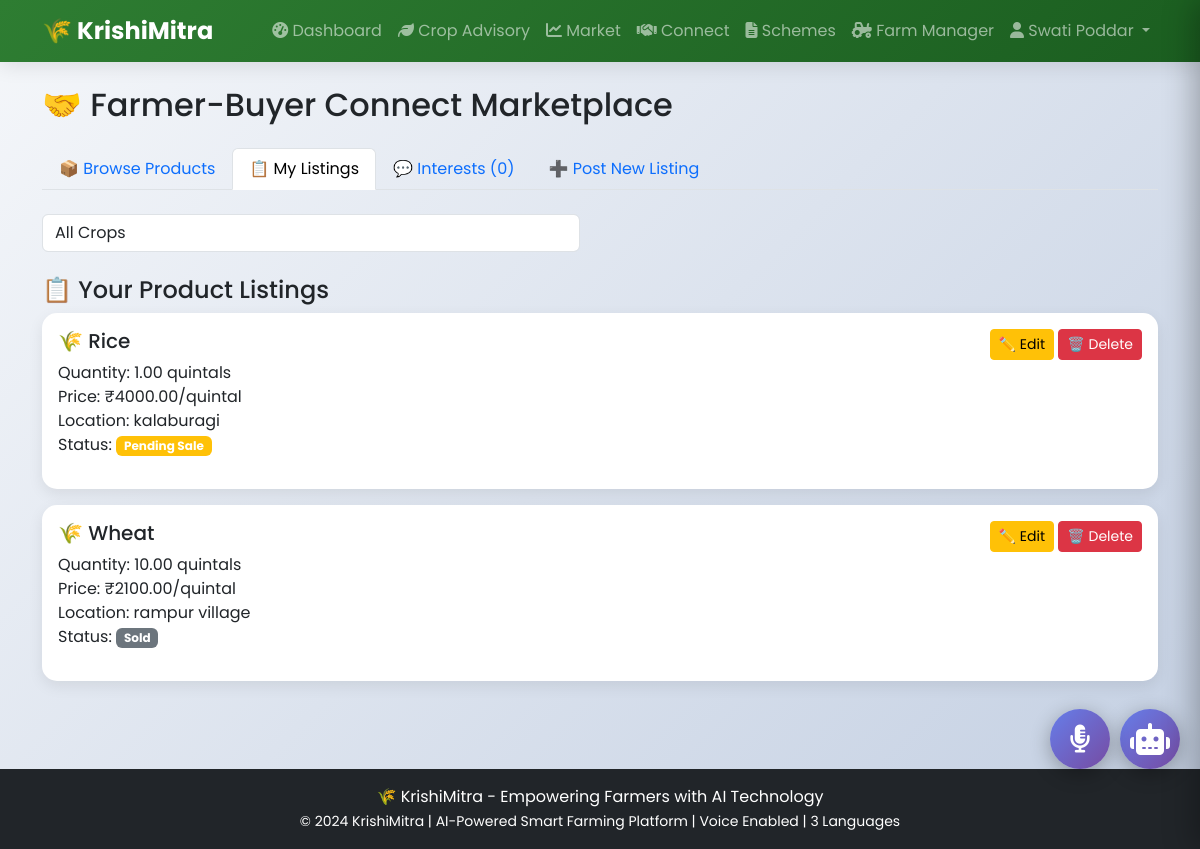
Screenshot of /chat/marketplace/?type=my_listings (signed in) with the database file from the repository.
### core/models.py (models this page shows, shortened)
class Farmer(AbstractUser):
    phone = models.CharField(max_length=15, unique=True)
    village = models.CharField(max_length=100)
    district = models.CharField(max_length=100)
    state = models.CharField(max_length=100)
    land_size = models.DecimalField(max_digits=10, decimal_places=2, null=True, blank=True)
    preferred_language = models.CharField(max_length=10, default='en', choices=[
        ('en', 'English'),
        ('hi', 'Hindi'),
        ('kn', 'Kannada'),
    ])
    profile_picture = models.ImageField(upload_to='profiles/', null=True, blank=True)
    created_at = models.DateTimeField(auto_now_add=True)

### chat/models.py (models this page shows, shortened)
class ProductListing(models.Model):
    STATUS_CHOICES = [
        ('available', 'Available'),
        ('pending', 'Pending Sale'),
        ('sold', 'Sold'),
        ('expired', 'Expired'),
    ]
    farmer = models.ForeignKey(Farmer, on_delete=models.CASCADE, related_name='listings')
    crop = models.ForeignKey(Crop, on_delete=models.CASCADE)
    quantity = models.DecimalField(max_digits=10, decimal_places=2, help_text="In quintals")
    price_per_quintal = models.DecimalField(max_digits=10, decimal_places=2)
    location = models.CharField(max_length=200)
    description = models.TextField(blank=True)
    quality = models.CharField(max_length=50, default='Standard', choices=[
        ('Premium', 'Premium Quality'),
        ('Standard', 'Standard Quality'),
        ('Fair', 'Fair Quality'),
    ])
    harvest_date = models.DateField(null=True, blank=True)
    status = models.CharField(max_length=20, choices=STATUS_CHOICES, default='available')
    created_at = models.DateTimeField(auto_now_add=True)
    updated_at = models.DateTimeField(auto_now=True)

### crops/models.py (models this page shows, shortened)
class Crop(models.Model):
    SEASON_CHOICES = [
        ('kharif', 'Kharif (June-October)'),
        ('rabi', 'Rabi (October-March)'),
        ('zaid', 'Zaid (March-June)'),
    ]
    name = models.CharField(max_length=50)
    name_hi = models.CharField(max_length=50, blank=True)
    name_pa = models.CharField(max_length=50, blank=True)
    scientific_name = models.CharField(max_length=100, blank=True)
    season = models.CharField(max_length=10, choices=SEASON_CHOICES)
    sowing_period = models.CharField(max_length=100)
    harvesting_period = models.CharField(max_length=100)
    image = models.ImageField(upload_to='crops/', null=True, blank=True)

### chat/views.py (the view)
# urls.py: path('marketplace/', views.marketplace, name='marketplace'),
@login_required
def marketplace(request):
    crops = Crop.objects.all()
    crop_filter = request.GET.get('crop')
    type_filter = request.GET.get('type', 'listings')  # listings or requests
    listings = ProductListing.objects.filter(status='available')
    if crop_filter:
        listings = listings.filter(crop_id=crop_filter)
    buyer_requests = BuyerRequest.objects.filter(is_active=True)
    if crop_filter:
        buyer_requests = buyer_requests.filter(crop_id=crop_filter)
    my_listings = ProductListing.objects.filter(farmer=request.user)
    received_interests = Interest.objects.filter(
        listing__farmer=request.user,
        status='pending'
    ).select_related('listing', 'buyer')
    context = {
        'crops': crops,
        'listings': listings,
        'buyer_requests': buyer_requests,
        'my_listings': my_listings,
        'received_interests': received_interests,
        'crop_filter': crop_filter,
        'type_filter': type_filter,
    }
    return render(request, 'chat/marketplace.html', context)

### core/context_processors.py (called while the page is built)
def language_processor(request):
    return {
        'current_language': translation.get_language(),
    }

### templates/chat/marketplace.html (shortened to what this page needs)
{% extends 'base.html' %}
{% load static %}
{% block content %}
<div class="container py-4">
    <h2 class="mb-4">🤝 Farmer-Buyer Connect Marketplace</h2>
    <ul class="nav nav-tabs mb-4">
        <li class="nav-item">
            <a class="nav-link {% if type_filter == 'listings' %}active{% endif %}" href="?type=listings{% if crop_filter %}&crop={{ crop_filter }}{% endif %}">
                📦 Browse Products
            </a>
        </li>
        <li class="nav-item">
            <a class="nav-link {% if type_filter == 'my_listings' %}active{% endif %}" href="?type=my_listings">
                📋 My Listings
            </a>
        </li>
        <li class="nav-item">
            <a class="nav-link {% if type_filter == 'interests' %}active{% endif %}" href="?type=interests">
                💬 Interests ({{ received_interests.count }})
            </a>
        </li>
        <li class="nav-item">
            <a class="nav-link" href="#" data-bs-toggle="modal" data-bs-target="#postListingModal">
                ➕ Post New Listing
            </a>
        </li>
    </ul>
    <div class="row mb-4">
        <div class="col-md-6">
            <form method="get" class="d-flex">
                <select name="crop" class="form-control me-2" onchange="this.form.submit()">
                    <option value="">All Crops</option>
                </select>
            </form>
        </div>
    </div>
    {% if type_filter == 'my_listings' %}
    <div class="row">
        <div class="col-12">
            <h4>📋 Your Product Listings</h4>
            {% for listing in my_listings %}
            <div class="card mb-3">
                <div class="card-body">
                    <div class="row">
                        <div class="col-md-8">
                            <h5>🌾 {{ listing.crop.name }}</h5>
                            <p>
                                Quantity: {{ listing.quantity }} quintals<br>
                                Price: ₹{{ listing.price_per_quintal }}/quintal<br>
                                Location: {{ listing.location }}<br>
                                Status:
                                <span class="badge {% if listing.status == 'available' %}bg-success{% elif listing.status == 'pending' %}bg-warning{% else %}bg-secondary{% endif %}">
                                    {{ listing.get_status_display }}
                                </span>
                            </p>
                        </div>
                        <div class="col-md-4 text-end">
                            <button class="btn btn-sm btn-warning" onclick="editListing({{ listing.id }})">✏️ Edit</button>
                            <button class="btn btn-sm btn-danger" onclick="deleteListing({{ listing.id }})">🗑️ Delete</button>
                        </div>
                    </div>
                </div>
            </div>
            {% empty %}
            <div class="alert alert-info">You haven't posted any listings yet. Click "Post New Listing" to start!</div>
            {% endfor %}
        </div>
    </div>
    {% endif %}
</div>
{% endblock %}

### templates/base.html (shortened to what this page needs)
<!DOCTYPE html>
<html lang="en">
<head>
    <link href="https://cdn.jsdelivr.net/npm/bootstrap@5.3.0/dist/css/bootstrap.min.css" rel="stylesheet">
    <link rel="stylesheet" href="https://cdnjs.cloudflare.com/ajax/libs/font-awesome/6.4.0/css/all.min.css">
    {% load static %}
</head>
<body>
    <div class="ai-toggle-btn" onclick="toggleSidebar()">
        <i class="fas fa-robot fa-2x"></i>
    </div>
    <nav class="navbar navbar-expand-lg navbar-dark">
        <div class="container">
            <a class="navbar-brand" href="{% url 'home' %}">
                🌾 KrishiMitra
            </a>
            <div class="collapse navbar-collapse" id="navbarNav">
                <ul class="navbar-nav ms-auto">
                    {% if user.is_authenticated %}
                        <li class="nav-item">
                            <a class="nav-link" href="{% url 'dashboard' %}">
                                <i class="fas fa-tachometer-alt"></i> <span data-translate="dashboard">Dashboard</span>
                            </a>
                        </li>
                        <li class="nav-item">
                            <a class="nav-link" href="{% url 'crop_advisory' %}">
                                <i class="fas fa-leaf"></i> <span data-translate="advisory">Crop Advisory</span>
                            </a>
                        </li>
                        <li class="nav-item">
                            <a class="nav-link" href="{% url 'market_dashboard' %}">
                                <i class="fas fa-chart-line"></i> <span data-translate="market">Market</span>
                            </a>
                        </li>
                        <li class="nav-item">
                            <a class="nav-link" href="{% url 'marketplace' %}">
                                <i class="fas fa-handshake"></i> <span data-translate="connect">Connect</span>
                            </a>
                        </li>
                        <li class="nav-item">
                            <a class="nav-link" href="{% url 'schemes_list' %}">
                                <i class="fas fa-file-alt"></i> <span data-translate="schemes">Schemes</span>
                            </a>
                        </li>
                        <li class="nav-item">
                            <a class="nav-link" href="{% url 'farm_manager' %}">
                                <i class="fas fa-tractor"></i> <span data-translate="farm">Farm Manager</span>
                            </a>
                        </li>
                        <li class="nav-item dropdown">
                            <a class="nav-link dropdown-toggle" href="#" id="userDropdown" role="button" data-bs-toggle="dropdown">
                                <i class="fas fa-user"></i> {{ user.get_full_name|default:user.username }}
                            </a>
                        </li>
                    {% endif %}
                </ul>
            </div>
        </div>
    </nav>
<div class="floating-voice-btn" onclick="toggleVoiceModal()">
    <i class="fas fa-microphone-alt"></i>
</div>
    <div class="main-content">
        {% block content %}
        {% endblock %}
    </div>
    <footer class="bg-dark text-white text-center py-3 mt-5">
        <div class="container">
            <p class="mb-0">🌾 KrishiMitra - Empowering Farmers with AI Technology</p>
            <small>© 2024 KrishiMitra | AI-Powered Smart Farming Platform | Voice Enabled | 3 Languages</small>
        </div>
    </footer>
</body>
</html>

### templates/base.html (style rules this page uses)
* { margin: 0; padding: 0; box-sizing: border-box; }
body { font-family: 'Poppins', sans-serif; background: linear-gradient(135deg, #f5f7fa 0%, #c3cfe2 100%); min-height: 100vh; }
.ai-toggle-btn { position: fixed; right: 20px; bottom: 80px; background: linear-gradient(135deg, #667eea, #764ba2); color: white; width: 60px; height: 60px; border-radius: 50%; display: flex; align-items: center; justify-content: center; cursor: pointer; z-index: 1040; box-shadow: 0 5px 20px rgba(0,0,0,0.3); transition: 0.3s; }
.navbar { background: linear-gradient(135deg, #2e7d32, #1b5e20); box-shadow: 0 4px 20px rgba(0,0,0,0.1); }
.navbar-brand { font-weight: 700; font-size: 1.5rem; }
.card { border: none; border-radius: 15px; transition: 0.3s; box-shadow: 0 5px 15px rgba(0,0,0,0.08); }
.floating-voice-btn { position: fixed; bottom: 80px; right: 90px; width: 60px; height: 60px; background: linear-gradient(135deg, #667eea, #764ba2); border-radius: 50%; display: flex; align-items: center; justify-content: center; cursor: pointer; z-index: 1040; box-shadow: 0 5px 20px rgba(0,0,0,0.3); transition: all 0.3s; animation: pulse 2s infinite; }
.floating-voice-btn i { font-size: 28px; color: white; }

### rows the page displays
Farmer: get_full_name "Swati Poddar"
ProductListing: crop.name "Rice", quantity "1.00", price_per_quintal "4000.00", location "kalaburagi", status "Pending Sale"
ProductListing: crop.name "Wheat", quantity "10.00", price_per_quintal "2100.00", location "rampur village", status "Sold"

### other values shown
{{ received_interests.count }} "0"
